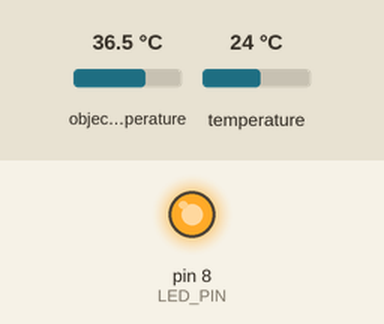
A sketch run on a simulated Arduino Uno, built with avr-gcc and run on an emulated ATmega328P. Shown: output pins drawn as LEDs (lit = HIGH). The inputs (shaded band) are chosen by the test bench; at power-on: object temperature 36.5 °C, temperature 24 °C. What the sketch prints to the serial monitor is not drawn.

Above: at 0.1 s.
Timing chart, 0 to 1.6 s (numbered marks = the images above):
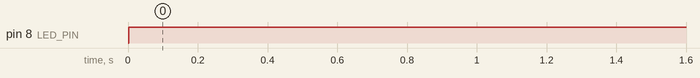

Measured:
- by itself, pin 8 (LED_PIN): LOW → HIGH at 0.00 s

The sketch:

MLX90614_Serial_Demo.ino
```cpp
/******************************************************************************
  MLX90614_Serial_Demo.ino
  Serial output example for the MLX90614 Infrared Thermometer

  This example reads from the MLX90614 and prints out ambient and object
  temperatures every half-second or so. Open the serial monitor and set the
  baud rate to 9600.

  Hardware Hookup (if you're not using the eval board):
  MLX90614 ------------- Arduino
  VDD ------------------ 3.3V
  VSS ------------------ GND
  SDA ------------------ SDA (A4 on older boards)
  SCL ------------------ SCL (A5 on older boards)

  An LED can be attached to pin 8 to monitor for any read errors.

  Jim Lindblom @ SparkFun Electronics
  October 23, 2015
  https://github.com/sparkfun/SparkFun_MLX90614_Arduino_Library

  Development environment specifics:
  Arduino 1.6.5
  SparkFun IR Thermometer Evaluation Board - MLX90614
******************************************************************************/

#include <Wire.h> // I2C library, required for MLX90614
#include "SparkFunMLX90614.h" // SparkFunMLX90614 Arduino library

IRTherm therm; // Create an IRTherm object to interact with throughout

const byte LED_PIN = 8; // Optional LED attached to pin 8 (active low)
float temp_obj = 0;
float temp_amb = 0;
float diffForPresence = 0;
long counterMiceBlocked = 0;
long counterForGlitchDuringPresence = 0;
void setup()
{
  Serial.begin(9600); // Initialize Serial to log output
  therm.begin(); // Initialize thermal IR sensor
  therm.setUnit(TEMP_C); // Set the library's units to Farenheit
  // Alternatively, TEMP_F can be replaced with TEMP_C for Celsius or
  // TEMP_K for Kelvin.

  pinMode(LED_PIN, OUTPUT); // LED pin as output
  setLED(LOW); // LED OFF
}

void loop()
{
  setLED(HIGH); //LED on

  // Call therm.read() to read object and ambient temperatures from the sensor.
  if (therm.read()) // On success, read() will return 1, on fail 0.
  {
    // Use the object() and ambient() functions to grab the object and ambient
    // temperatures.
    // They'll be floats, calculated out to the unit you set with setUnit().
    temp_obj = therm.object();
    temp_amb = therm.ambient();
    Serial.println("Object: " + String(temp_obj, 2));
    Serial.println("Ambient: " + String(temp_amb, 2));
    diffForPresence = temp_amb - temp_obj;
    diffForPresence = round(diffForPresence / 0.5) * 0.5;
    if (diffForPresence < 0.5) {
      counterMiceBlocked ++;
      counterForGlitchDuringPresence = 0;
    } else {
      counterForGlitchDuringPresence++;
    }
    if(counterForGlitchDuringPresence >=10){
      counterForGlitchDuringPresence = 0;
      counterMiceBlocked = 0;
    }
    if(counterMiceBlocked >= 240){
      Serial.println("Mouse : STUCKKKKKKKK!!!!!!!");
      counterMiceBlocked = 0;
    }

  }
  setLED(LOW);
  delay(500);
}

void setLED(bool on)
{
  if (on)
    digitalWrite(LED_PIN, LOW);
  else
    digitalWrite(LED_PIN, HIGH);
}
```
